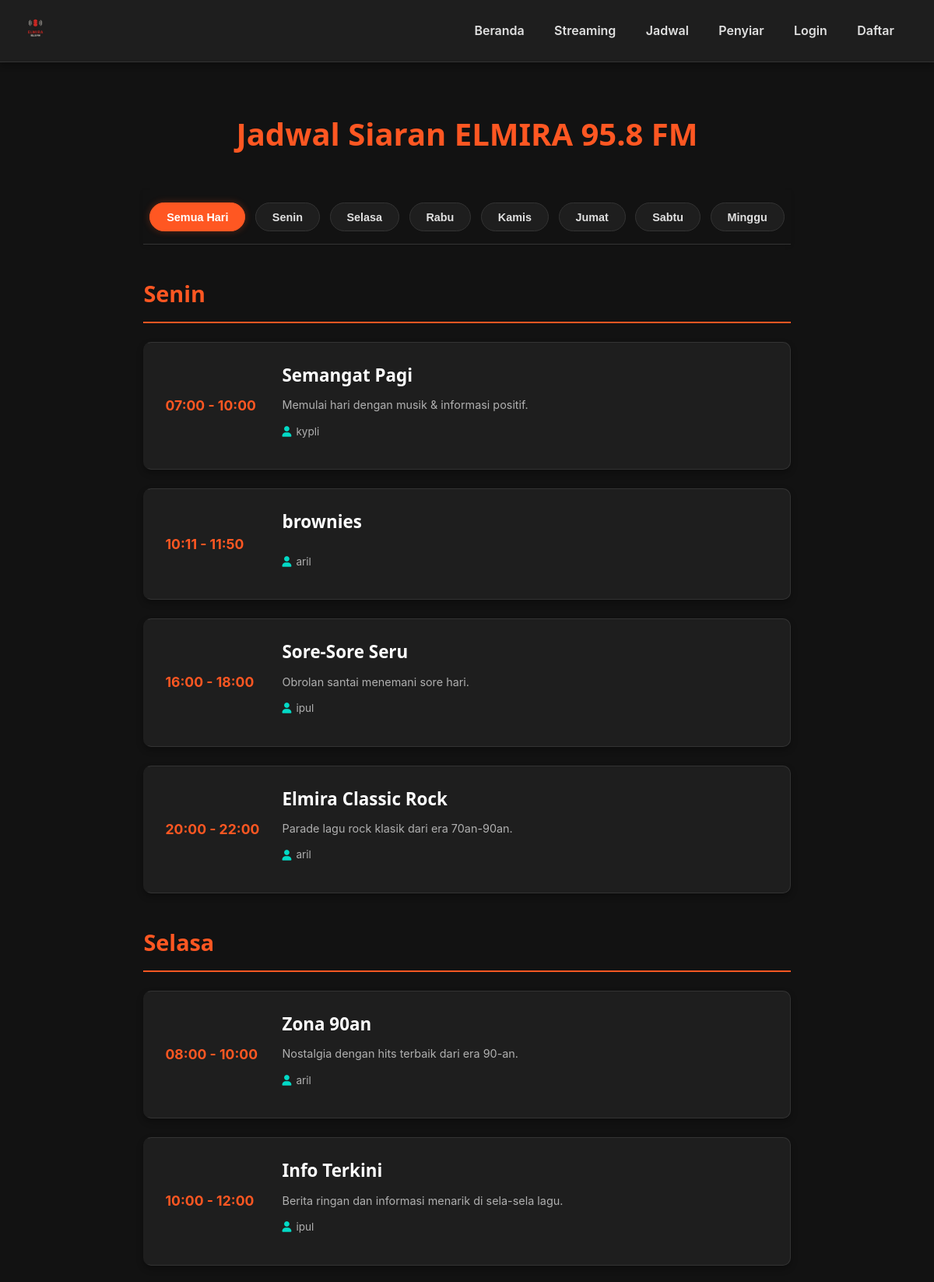
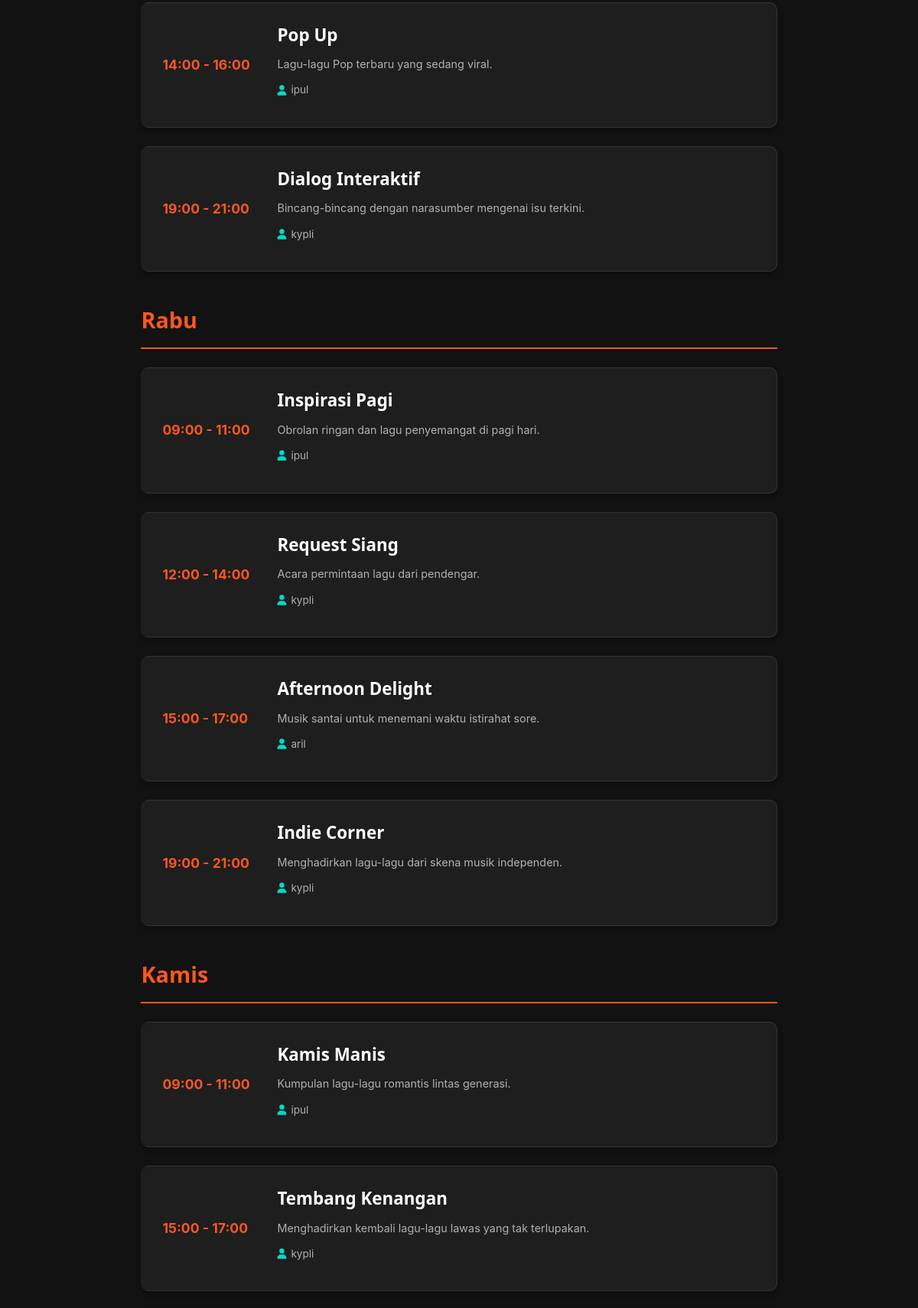
Page /schedule.php (upper part) on the committed database (2 pictures, top to bottom).
### tables this page shows
CREATE TABLE `programs` (
  `id` int(11) NOT NULL,
  `title` varchar(100) NOT NULL,
  `description` text DEFAULT NULL,
  `penyiar_id` int(11) DEFAULT NULL,
  `start_time` time NOT NULL,
  `end_time` time NOT NULL,
  `day_of_week` enum('Monday','Tuesday','Wednesday','Thursday','Friday','Saturday','Sunday') NOT NULL
);

CREATE TABLE `users` (
  `id` int(11) NOT NULL,
  `username` varchar(50) NOT NULL,
  `password` varchar(255) NOT NULL,
  `email` varchar(100) NOT NULL,
  `role` enum('admin','penyiar','user','owner') NOT NULL,
  `profile_image_url` varchar(255) DEFAULT NULL,
  `created_at` timestamp NOT NULL DEFAULT current_timestamp()
);

### schedule.php (the view, shortened to what this page needs)
<?php
include __DIR__ . '/includes/header.php';
?>
<div class="schedule-container">
    <h1>Jadwal Siaran ELMIRA 95.8 FM</h1>
    <div class="schedule-filter">
        <button class="filter-btn active" data-day="all">Semua Hari</button>
        <button class="filter-btn" data-day="monday">Senin</button>
        <button class="filter-btn" data-day="tuesday">Selasa</button>
        <button class="filter-btn" data-day="wednesday">Rabu</button>
        <button class="filter-btn" data-day="thursday">Kamis</button>
        <button class="filter-btn" data-day="friday">Jumat</button>
        <button class="filter-btn" data-day="saturday">Sabtu</button>
        <button class="filter-btn" data-day="sunday">Minggu</button>
    </div>
    <div class="schedule-grid">
        <?php
        try {
            $stmt = $pdo->query("
                SELECT p.*, u.username as penyiar_name
                FROM programs p
                LEFT JOIN users u ON p.penyiar_id = u.id
                ORDER BY
                    CASE p.day_of_week
                        WHEN 'Monday' THEN 1 WHEN 'Senin' THEN 1
                        WHEN 'Tuesday' THEN 2 WHEN 'Selasa' THEN 2
                        WHEN 'Wednesday' THEN 3 WHEN 'Rabu' THEN 3
                        WHEN 'Thursday' THEN 4 WHEN 'Kamis' THEN 4
                        WHEN 'Friday' THEN 5 WHEN 'Jumat' THEN 5
                        WHEN 'Saturday' THEN 6 WHEN 'Sabtu' THEN 6
                        WHEN 'Sunday' THEN 7 WHEN 'Minggu' THEN 7
                        ELSE 8
                    END,
                    p.start_time
            ");
            $currentDayDisplayNormalized = '';
            while ($program = $stmt->fetch()) {
                $dayOfWeekDb = strtolower($program['day_of_week']);
                if ($dayOfWeekDb != $currentDayDisplayNormalized) {
                    $currentDayDisplayNormalized = $dayOfWeekDb;
                    $daysMapDisplay = [
                        'monday' => 'Senin', 'tuesday' => 'Selasa', 'wednesday' => 'Rabu',
                        'thursday' => 'Kamis', 'friday' => 'Jumat', 'saturday' => 'Sabtu',
                        'sunday' => 'Minggu'
                    ];
                    $displayDayName = $daysMapDisplay[$currentDayDisplayNormalized] ?? ucfirst($currentDayDisplayNormalized);
                    echo '<h2 class="schedule-day-header" data-day-group="'.htmlspecialchars($currentDayDisplayNormalized).'">';
                    echo $displayDayName;
                    echo '</h2>';
                }
                echo '<div class="program-card" data-day="'.htmlspecialchars($dayOfWeekDb).'">';
                echo '<div class="program-time">';
                echo date('H:i', strtotime($program['start_time'])).' - '.date('H:i', strtotime($program['end_time']));
                echo '</div>';
                echo '<div class="program-info">';
                echo '<h3>'.htmlspecialchars($program['title']).'</h3>';
                echo '<p class="program-desc">'.nl2br(htmlspecialchars($program['description'])).'</p>';
                echo '<p class="program-penyiar"><i class="fas fa-user"></i> '.htmlspecialchars($program['penyiar_name'] ?? 'TBA').'</p>';
                echo '</div>';
                echo '</div>';
            }
        } catch (PDOException $e) {
            echo '<p style="text-align:center; margin-top:2rem;">Gagal memuat jadwal siaran.</p>';
            error_log("Error fetching schedule: " . $e->getMessage());
        }
        ?>
    </div>
</div>
<?php include __DIR__ . '/includes/footer.php'; ?>

### assets/css/style.css (style rules this page uses)
:root { --primary-color: #FF5722; --secondary-color: #121212; --accent-color-bright: #03DAC6; --accent-color-text: #FFFFFF; --text-color: #E0E0E0; --text-secondary: #B0B0B0; --card-bg: #1E1E1E; --hover-color: #282828; --focus-ring-color: rgba(255, 87, 34, 0.3); --border-color: #333333; --border-color-light: #444444; --hover-color-table: #2a2a2a; --error-color: #CF6679; --success-color: #66BB6A; --warning-color: #ffc107; --info-color: #17a2b8; --info-color-alt: #fd7e14; --cyan-color: #20c997; --blue-color: #007bff; --secondary-dark-color: #6c757d; --font-main: 'Inter', 'Segoe UI', 'Roboto', 'Helvetica Neue', sans-serif; --font-heading: 'Lexend Deca', 'Segoe UI', 'Roboto', sans-serif; --shadow-sm: 0 2px 4px rgba(0, 0, 0, 0.2); --shadow-md: 0 4px 8px rgba(0, 0, 0, 0.3); --shadow-lg: 0 8px 16px rgba(0, 0, 0, 0.4); --box-shadow-light: 0 1px 3px rgba(0,0,0,0.12), 0 1px 2px rgba(0,0,0,0.24); }
* { box-sizing: border-box; margin: 0; padding: 0; }
html { scroll-behavior: smooth; }
body { font-family: var(--font-main); background-color: var(--secondary-color); color: var(--text-color); line-height: 1.6; padding-top: 80px; display: flex; flex-direction: column; min-height: 100vh; }
.schedule-container { max-width: 1200px; margin: 0 auto; padding: 2.5rem 1rem; }
.schedule-container h1 { font-family: var(--font-heading); color: var(--primary-color); text-align: center; margin-bottom: 2.5rem; font-size: 2.5rem; }
.schedule-filter { display: flex; flex-wrap: wrap; gap: 0.8rem; justify-content: center; margin-bottom: 2.5rem; position: sticky; top: 80px; background-color: var(--secondary-color); padding: 1rem 0.5rem; z-index: 900; border-bottom: 1px solid var(--border-color); box-shadow: 0 2px 5px rgba(0,0,0,0.1); }
.filter-btn { background-color: var(--card-bg); color: var(--text-color); border: 1px solid var(--border-color); padding: 0.6rem 1.3rem; border-radius: 25px; cursor: pointer; transition: all 0.3s ease; font-weight: 600; font-size: 0.9rem; }
.filter-btn.active { background-color: var(--primary-color); color: var(--accent-color-text); border-color: var(--primary-color); box-shadow: 0 0 10px rgba(255, 87, 34, 0.3); }
.schedule-day-header { font-family: var(--font-heading); color: var(--primary-color); margin: 2.5rem 0 1.5rem; padding-bottom: 0.8rem; border-bottom: 2px solid var(--primary-color); font-size: 1.8rem; }
.program-card { background-color: var(--card-bg); border-radius: 10px; padding: 1.5rem; margin-bottom: 1.5rem; display: flex; transition: all 0.3s ease; box-shadow: var(--shadow-md); border: 1px solid var(--border-color); border-left: 4px solid transparent; }
.program-time { width: 150px; font-weight: bold; color: var(--primary-color); font-size: 1.1rem; padding-right: 1.5rem; flex-shrink: 0; display: flex; align-items: center; }
.program-info { flex: 1; display: flex; flex-direction: column; align-items: flex-start; }
.program-info h3 { font-family: var(--font-heading); margin-top: 0; margin-bottom: 0.6rem; color: var(--accent-color-text); font-size: 1.4rem; }
.program-desc { color: var(--text-secondary); margin-bottom: 0.8rem; font-size: 0.9rem; line-height: 1.5; }
.program-penyiar { color: var(--text-secondary); font-size: 0.85rem; margin-bottom: 0.8rem; display: inline-flex; align-items: center; }
.program-penyiar i { margin-right: 6px; color: var(--accent-color-bright); }

### rows in the picture
programs: day_of_week "Senin", start_time "07:00", end_time "10:00", title "Semangat Pagi", description "Memulai hari dengan musik & informasi positif.", penyiar.username "kypli"
programs: start_time "10:11", end_time "11:50", title "brownies", penyiar.username "aril"
programs: start_time "16:00", end_time "18:00", title "Sore-Sore Seru", description "Obrolan santai menemani sore hari.", penyiar.username "ipul"
programs: start_time "20:00", end_time "22:00", title "Elmira Classic Rock", description "Parade lagu rock klasik dari era 70an-90an.", penyiar.username "aril"
programs: day_of_week "Selasa", start_time "08:00", end_time "10:00", title "Zona 90an", description "Nostalgia dengan hits terbaik dari era 90-an.", penyiar.username "aril"
programs: start_time "10:00", end_time "12:00", title "Info Terkini", description "Berita ringan dan informasi menarik di sela-sela lagu.", penyiar.username "ipul"
programs: start_time "14:00", end_time "16:00", title "Pop Up", description "Lagu-lagu Pop terbaru yang sedang viral.", penyiar.username "ipul"
programs: start_time "19:00", end_time "21:00", title "Dialog Interaktif", description "Bincang-bincang dengan narasumber mengenai isu terkini.", penyiar.username "kypli"
programs: day_of_week "Rabu", start_time "09:00", end_time "11:00", title "Inspirasi Pagi", description "Obrolan ringan dan lagu penyemangat di pagi hari.", penyiar.username "ipul"
programs: start_time "12:00", end_time "14:00", title "Request Siang", description "Acara permintaan lagu dari pendengar.", penyiar.username "kypli"
programs: start_time "15:00", end_time "17:00", title "Afternoon Delight", description "Musik santai untuk menemani waktu istirahat sore.", penyiar.username "aril"
programs: start_time "19:00", end_time "21:00", title "Indie Corner", description "Menghadirkan lagu-lagu dari skena musik independen.", penyiar.username "kypli"
programs: day_of_week "Kamis", start_time "09:00", end_time "11:00", title "Kamis Manis", description "Kumpulan lagu-lagu romantis lintas generasi.", penyiar.username "ipul"
programs: start_time "15:00", end_time "17:00", title "Tembang Kenangan", description "Menghadirkan kembali lagu-lagu lawas yang tak terlupakan.", penyiar.username "kypli"
